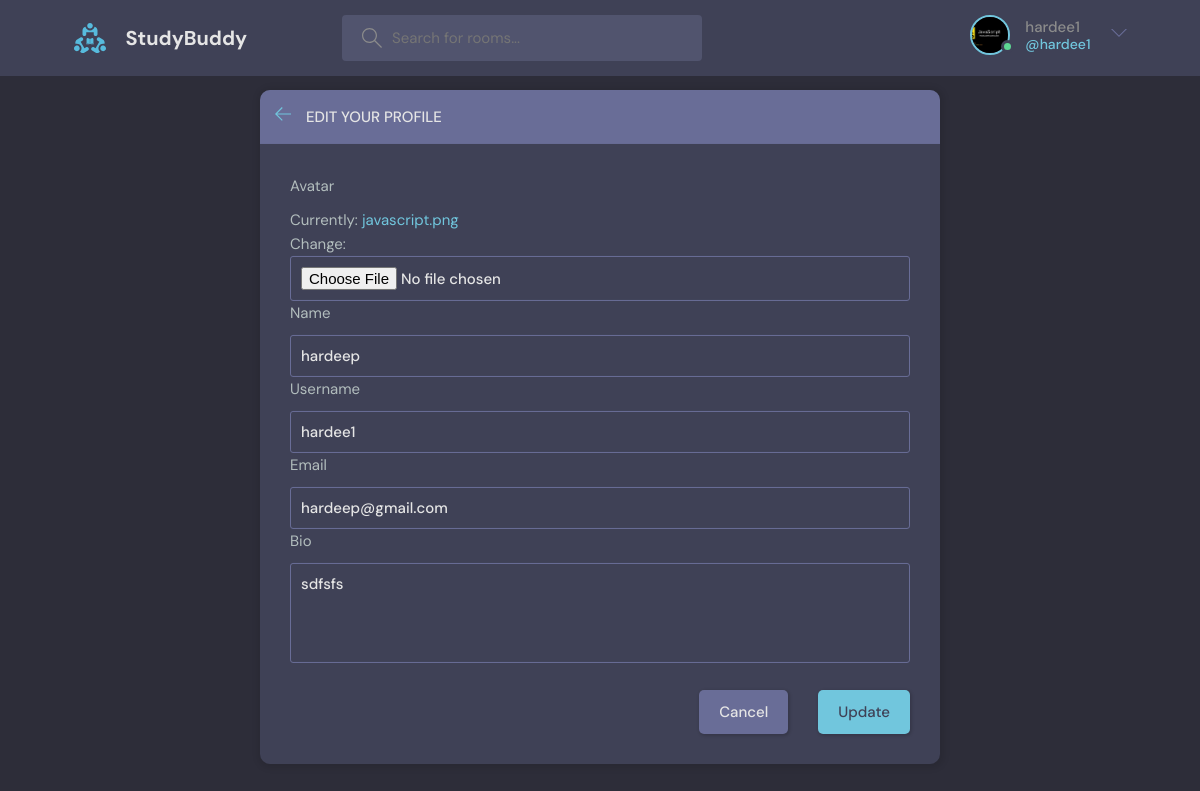
The page /update-profile/ (signed in) on the database its author committed.
### base/models.py (models this page shows)
class User(AbstractUser):
    name= models.CharField(max_length=200, null=True)
    email=models.EmailField(unique=True, null=True)
    avatar= models.ImageField(null=True, default='avatar.svg')
    bio=models.TextField(max_length=255, null=True)
    USERNAME_FIELD='email'
    REQUIRED_FIELDS= ['username']

### base/views.py (the view)
# urls.py: path('update-profile/', views.updateProfile, name='update-profile'),
@login_required(login_url='login')
def updateProfile(request):
    user = request.user
    form= UserForm(instance=request.user)
    if request.method == 'POST':
        form=UserForm(request.POST, request.FILES, instance=request.user)
        if form.is_valid():
            form.save()
            return redirect('user-profile', pk=user.id )
    return render(request, 'base/update-profile.html', {'form':form})

### base/forms.py
class UserForm(ModelForm):
    class Meta:
        model=User
        fields=["avatar", "name", "username", "email", "bio"]

### base/templates/base/update-profile.html (shortened to what this page needs)
{% extends 'main.html' %}
{% block content %}
    <main class="update-account layout">
        <div class="container">
            <div class="layout__box">
                <div class="layout__boxHeader">
                    <div class="layout__boxTitle">
                        <a href="{{request.META.HTTP_REFERER}}">
                            <svg version="1.1" xmlns="http://www.w3.org/2000/svg" width="32" height="32"
                                viewBox="0 0 32 32">
                                <title>arrow-left</title>
                                <path
                                    d="M13.723 2.286l-13.723 13.714 13.719 13.714 1.616-1.611-10.96-10.96h27.625v-2.286h-27.625l10.965-10.965-1.616-1.607z">
                                </path>
                            </svg>
                        </a>
                        <h3>Edit your profile</h3>
                    </div>
                </div>
                <div class="layout__body">
                    <form class="form" action="#" method="POST" enctype="multipart/form-data">
              <div class="form__group">
                {% for field in form %}
                <label for="{{field.label}}">{{field.label}}</label>
                {{field}}
                {% endfor %}
              </div>
                        <div class="form__action">
                            <a class="btn btn--dark" href="{{request.META.HTTP_REFERER}}">Cancel</a>
                            <button class="btn btn--main" type="submit">Update</button>
                        </div>
                    </form>
                </div>
            </div>
        </div>
      </div>
    {% endblock %}

### templates/navbar.html (shortened to what this page needs)
    {% load static %}
    <header class="header header--loggedIn">
      <div class="container">
        <a href="{% url 'home' %}" class="header__logo">
          <img src="{% static 'images/logo.svg' %}" alt=""/>
          <h1>StudyBuddy</h1>
        </a>
        <form class="header__search" action="{% url 'home' %}" method="GET" >
          <label>
            <input name="q" type="text" placeholder="Search for rooms..." />
          </label>
        </form>
        <nav class="header__menu">
          {% if request.user.is_authenticated %}
          <div class="header__user">
            <a href="{% url 'user-profile' user.id %}">
              <div class="avatar avatar--medium active">
                <img src="{{request.user.avatar.url}}" />
              </div>
              <p>{{request.user.username}} <span>@{{request.user.username}}</span></p>
            </a>
            <button class="dropdown-button" >
              <svg version="1.1" xmlns="http://www.w3.org/2000/svg" width="32" height="32" viewBox="0 0 32 32">
                <title>chevron-down</title>
                <path d="M16 21l-13-13h-3l16 16 16-16h-3l-13 13z"></path>
              </svg>
            </button>
          </div>
          {% else %}
          <a href="{% url 'login'  %}">
            <img src="{% static 'images/avatar.svg' %}" alt="" />
            <p>Login</p>
          </a>
          {% endif %}
        </nav>
      </div>
    </header>

### rows shown on the page
User: user.avatar (picture), user.username "hardee1", form "hardeep" "hardee1" "hardeep@gmail.com" "sdfsfs"

### other values the page prints
{{ field.label }} "Avatar" "Name" "Username" "Email" "Bio"
